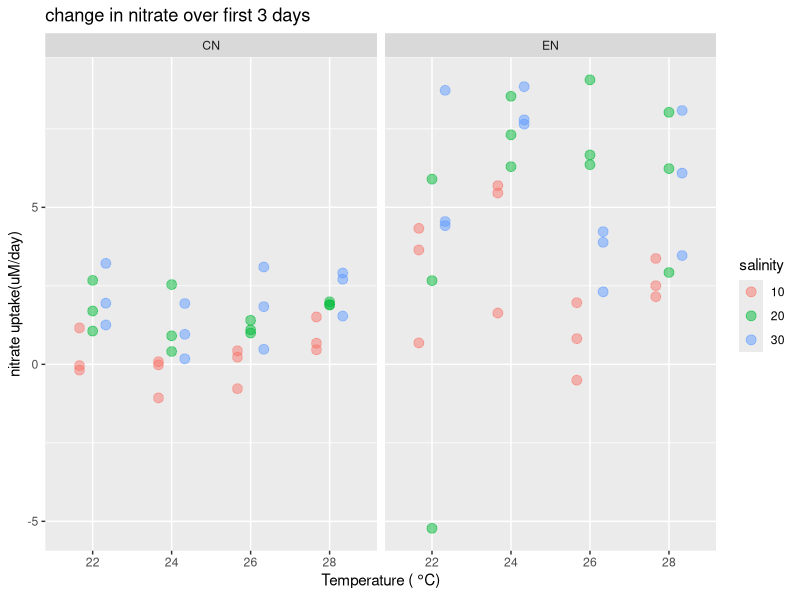
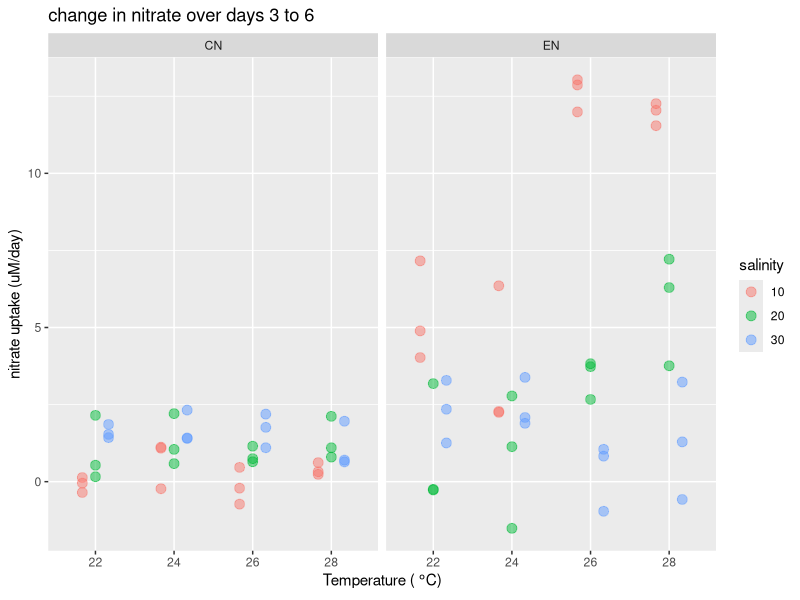
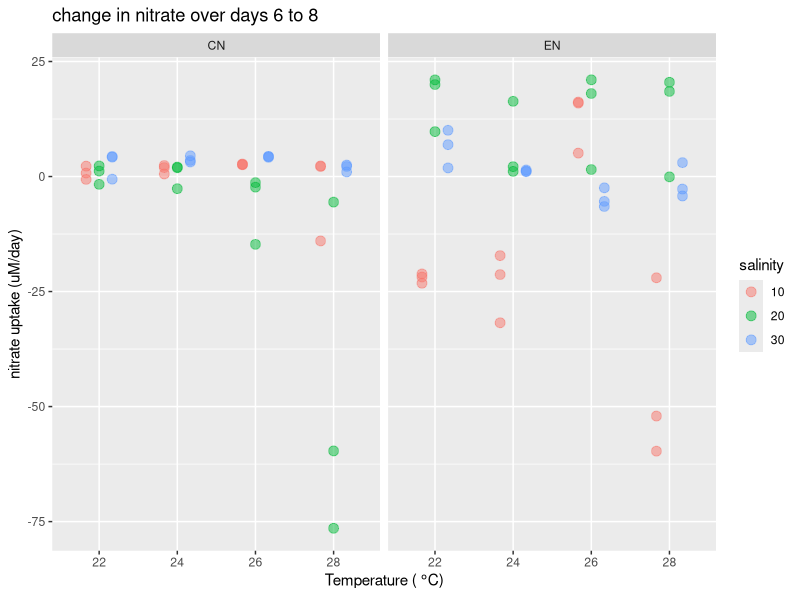

Source code (R) for these figures, in order: (Note: this script raises an error after producing the figures.)

# Import data and add columns for treatment info --------------------------

library(tidyverse)
library(stringr)

nitrate <- read_csv("./data_raw/nutrients/ruckle_nitrate.csv")

# subsetting the rows with water changes, and not the starting water values
change <- str_detect(nitrate$sample, "^[A-z]")
change <- nitrate[change, ]

start <-  str_detect(nitrate$sample, "^[0-9]")
start <- nitrate[start, ]

start <- start %>% 
  separate(sample, c("sample", "replicate"), sep = "_") %>% 
  group_by(day, sample) %>% 
  mutate(nitrate = mean(nitrate)) # caluclate average for samples with two measurements 
  
#delete duplicate rows
start <- start[!duplicated(start$nitrate), ]

# splitting samples into temp, salinity, nuts and reps
change <- change %>% 
  separate(sample, into = c("site", "temp", "salinity", "nutrients", "replicate"),
           sep = c(2,5,8,11))

start <- start %>% 
  separate(sample, into = c("salinity", "nutrients"),
           sep = 3)

# dropping the T, S, and _ from temp, salinity and nutrients
change$temp <- str_replace_all(change$temp, "T", "")
change$salinity <- str_replace_all(change$salinity, "S", "")
change$nutrients <- str_replace_all(change$nutrients, "_", "")

start$salinity <- str_replace_all(start$salinity, "S", "")
start <- start %>% 
  select(-replicate)

# join change and start back together
nitrate <- full_join(change, start)

nitrate <- nitrate %>% 
  select(-plate, -date_analyzed, -date) 
  
# remove change and start
rm(change)
rm(start)

# Change in nitrate values ------------------------------------------------

# average nitrate levels for each treatment (mean of the 3 petri dishes)
avg_nitrate <- nitrate %>% 
  group_by(day, temp, salinity, nutrients) %>% 
  summarise(avg_nitrate = mean(nitrate))

# create new dataframe with rows of starting nitrate
new_nitrate <- nitrate %>% 
  filter(is.na(site)) %>% 
  rename(start_nitrate = nitrate) %>% 
  select(salinity, nutrients, day, start_nitrate)

# join two dataframe to add in a column for starting nitrate values for each petri dish
## first change the 'day' column in new_nitrate to match the day in nitrate df. 
# ie. change day 0 start water to day 3, day 3 to day 6, day 6 to day 8

final_nitrate <- left_join(nitrate, new_nitrate, by = c("salinity", "nutrients"))

final_nitrate <- final_nitrate %>% 
  filter((day.x - day.y) <= 3 & (day.x - day.y) > 0) %>% # keep only the rows the have day 0 starting values and day 3 water changes
  filter(!is.na(site)) %>%  # filter out the rows with only starting nitrate
  mutate(change_nitrate = (start_nitrate - nitrate)/(day.x - day.y)) # calculate change in nitrate per day

final_nitrate_sum <- final_nitrate %>% 
  group_by(temp, salinity, nutrients, day.x) %>% 
  summarise(avg_change = mean(change_nitrate),
            sd_change = sd(change_nitrate),
            se_change = sd(change_nitrate)/sqrt(3))

## plotting avg change in nitrate from day 0 to day 3 
first_3_days <- final_nitrate %>% 
  filter(day.x == 3)

next_3_days <- final_nitrate %>% 
  filter(day.x == 6)

last_2_days <- final_nitrate %>% 
  filter(day.x == 8)

## plotting only change in nitrate from day 0 to day 3
ggplot(data = first_3_days, aes(x = temp, y = change_nitrate, color = salinity)) + 
  geom_point(size = 3, alpha = 1/2, position = position_dodge(0.5)) + 
  facet_wrap(~nutrients) +
  ylab("nitrate uptake(uM/day)") + 
  xlab(expression('Temperature ('*~degree*C*')')) + 
  ggtitle("change in nitrate over first 3 days")

## plotting only change in nitrate from day 3 to day 6
ggplot(data = next_3_days, aes(x = temp, y = change_nitrate, color = salinity)) + 
  geom_point(size = 3, alpha = 1/2, position = position_dodge(0.5)) + 
  facet_wrap(~nutrients) +
  ylab("nitrate uptake (uM/day)") + 
  xlab(expression('Temperature ('*~degree*C*')')) + 
  ggtitle("change in nitrate over days 3 to 6")

## plotting only change in nitrate from day 6 to day 8
ggplot(data = last_2_days, aes(x = temp, y = change_nitrate, color = salinity)) + 
  geom_point(size = 3, alpha = 1/2, position = position_dodge(0.5)) + 
  facet_wrap(~nutrients) +
  ylab("nitrate uptake (uM/day)") + 
  xlab(expression('Temperature ('*~degree*C*')')) + 
  ggtitle("change in nitrate over days 6 to 8")

ggplot(data = final_nitrate_sum, aes(x = temp, y = avg_change, color = salinity)) + 
  geom_point(aes(shape = day.x), position = position_dodge(0.5)) + 
  facet_wrap(~nutrients) +
  geom_errorbar(aes(ymin = avg_change - se_change, ymax = avg_change + se_change), 
                width = 0.1, position = position_dodge(0.5)) + 
  ylab("change in nitrate (uM/day)") + 
  xlab(expression('Temperature ('*~degree*C*')'))

ggsave("rp_nitrate.pdf", path = "./figures", plot = last_plot())

## plotting avg change in nitrate from day 3 to day 6 
ggplot(data = final_nitrate_sum, aes(x = temp, y = avg_change, color = salinity)) + 
  geom_point(position = position_dodge(0.5)) + 
  facet_wrap(~nutrients) +
  geom_errorbar(aes(ymin = avg_change - sd_change, ymax = avg_change + sd_change), 
                width = 0.1, position = position_dodge(0.5)) + 
  ylab("nitrate uptake (uM/day)") + 
  xlab(expression('Temperature ('*~degree*C*')'))

# random bits of code -----------------------------------------------------

final_nitrate %>% 
  filter(day.x == 6) %>% 
  filter(nutrients == "EN") %>% 
  filter(salinity == 10) %>% View

last_2_days %>% 
  filter(temp == "26") %>% 
  filter(salinity == "10") %>% View

last_2_days %>% 
  arrange()
  
## plotting only change in nitrate from day 6 to day 8
ggplot(data = last_2_days, aes(x = temp, y = change_nitrate, color = salinity)) + 
  geom_point(size = 3, alpha = 1/2, position = position_dodge(0.5)) + 
  geom_smooth(method = "lm", se = FALSE) +
  facet_wrap(~nutrients) +
  ylab("nitrate uptake (uM/day)") + 
  xlab(expression('Temperature ('*~degree*C*')')) + 
  ggtitle("change in nitrate over days 6 to 8")

final_nitrate %>% 
  group_by(temp, salinity, nutrients, day.x) %>% 
  tally() %>% View

